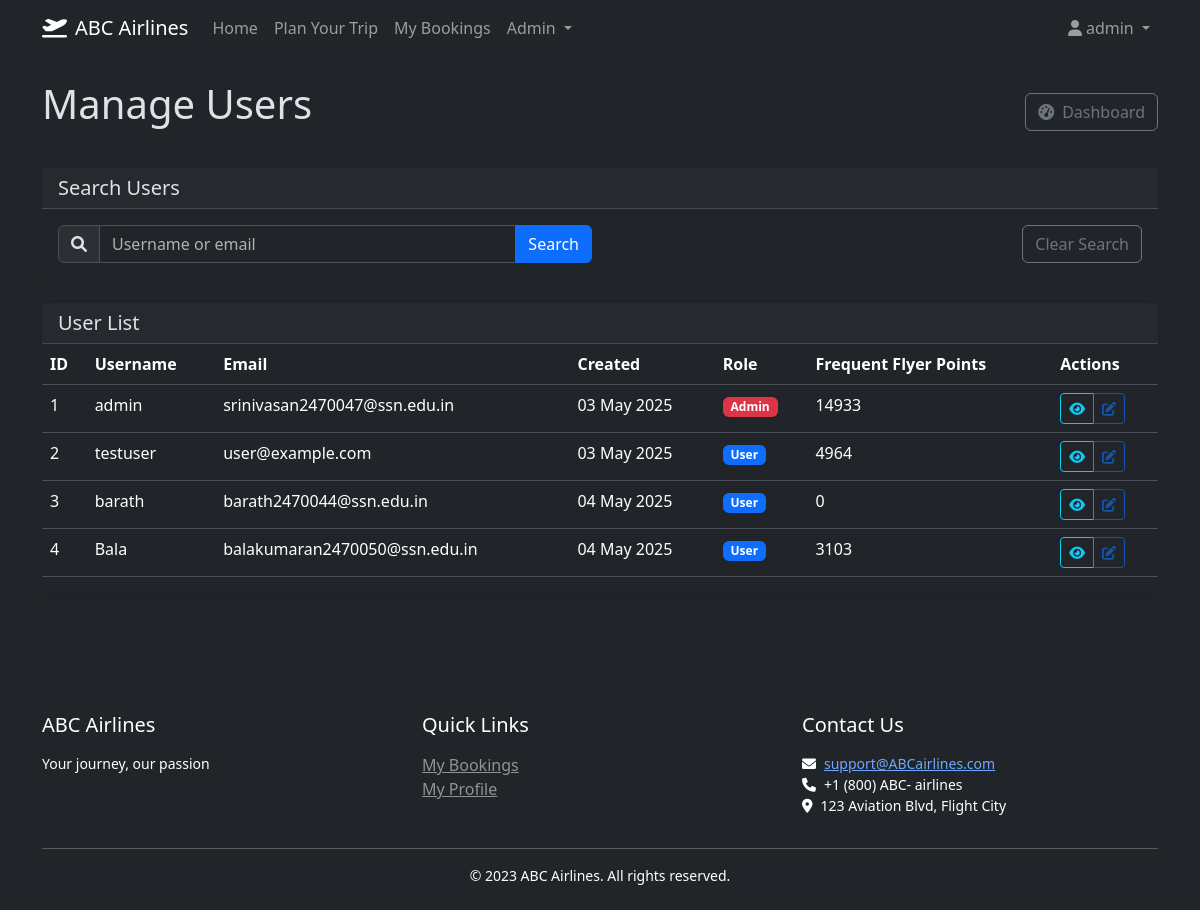
Page /admin/users (signed in) on the committed database.
### models.py (models this page shows, shortened)
class User(UserMixin, db.Model):
    __tablename__ = 'users'
    id = db.Column(db.Integer, primary_key=True)
    username = db.Column(db.String(80), unique=True, nullable=False)
    email = db.Column(db.String(120), unique=True, nullable=False)
    password_hash = db.Column(db.String(128), nullable=False)
    is_admin = db.Column(db.Boolean, default=False)
    frequent_flyer_points = db.Column(db.Integer, default=0)
    created_at = db.Column(db.DateTime, nullable=False, default=datetime.utcnow)  # Add created_at
    bookings = db.relationship('Booking', backref='user', lazy=True)

### routes.py (the view, shortened to what this page needs)
@app.route('/admin/users')
@login_required
def admin_users():
    if not current_user.is_admin:
        flash('Access denied', 'danger')
        return redirect(url_for('index'))
    search = request.args.get('search', '')
    query = User.query
    filtered_users = query.all()
    return render_template(
        'admin/users.html',
        users=filtered_users,
        search=search
    )

### app.py (called while the page is built)
@login_manager.user_loader
def load_user(user_id):
    from models import User
    return User.query.get(int(user_id))

### routes.py (called while the page is built)
@app.context_processor
def utility_processor():
    return {
        'format_datetime': format_datetime,
        'format_date': format_date,
        'format_time': format_time,
        'format_price': format_price
    }

### templates/admin/users.html (shortened to what this page needs)
{% extends "base.html" %}
{% block content %}
<div class="mb-4">
    <div class="d-flex justify-content-between align-items-center mb-4">
        <h1>Manage Users</h1>
        <a href="{{ url_for('admin_dashboard') }}" class="btn btn-outline-secondary">
            <i class="fas fa-tachometer-alt me-2"></i>Dashboard
        </a>
    </div>
    <div class="card mb-4">
        <div class="card-header">
            <h5 class="card-title mb-0">Search Users</h5>
        </div>
        <div class="card-body">
            <form action="{{ url_for('admin_users') }}" method="get" class="row g-3">
                <div class="col-md-6">
                    <div class="input-group">
                        <span class="input-group-text"><i class="fas fa-search"></i></span>
                        <input type="text" class="form-control" name="search" value="{{ search }}" placeholder="Username or email">
                        <button type="submit" class="btn btn-primary">Search</button>
                    </div>
                </div>
                <div class="col-md-6 text-end">
                    <a href="{{ url_for('admin_users') }}" class="btn btn-outline-secondary">Clear Search</a>
                </div>
            </form>
        </div>
    </div>
    <div class="card">
        <div class="card-header">
            <h5 class="mb-0">User List</h5>
        </div>
        <div class="table-responsive">
            <table class="table table-hover">
                <thead>
                    <tr>
                        <th>ID</th>
                        <th>Username</th>
                        <th>Email</th>
                        <th>Created</th>
                        <th>Role</th>
                        <th>Frequent Flyer Points</th>
                        <th>Actions</th>
                    </tr>
                </thead>
                <tbody>
                    {% for user in users %}
                    <tr>
                        <td>{{ user.id }}</td>
                        <td>{{ user.username }}</td>
                        <td>{{ user.email }}</td>
                        <td>{{ user.created_at.strftime('%d %b %Y') }}</td>
                        <td>
                            <span class="badge {{ 'bg-danger' if user.is_admin else 'bg-primary' }}">
                                {{ 'Admin' if user.is_admin else 'User' }}
                            </span>
                        </td>
                        <td>{{ user.frequent_flyer_points }}</td>
                        <td>
                            <div class="btn-group btn-group-sm">
                                <button type="button" class="btn btn-outline-info" title="View User" data-bs-toggle="modal" data-bs-target="#viewUserModal{{ user.id }}">
                                    <i class="fas fa-eye"></i>
                                </button>
                                <button type="button" class="btn btn-outline-primary" title="Edit User" disabled>
                                    <i class="fas fa-edit"></i>
                                </button>
                            </div>
                        </td>
                    </tr>
                    {% endfor %}
                </tbody>
            </table>
        </div>
    </div>
</div>
{% endblock %}

### templates/base.html (shortened to what this page needs)
<!DOCTYPE html>
<html lang="en" data-bs-theme="dark">
<head>
    <link rel="stylesheet" href="https://cdn.jsdelivr.net/npm/bootstrap@5.3.3/dist/css/bootstrap.min.css">
    <link rel="stylesheet" href="https://cdnjs.cloudflare.com/ajax/libs/font-awesome/6.0.0/css/all.min.css">
    <link rel="stylesheet" href="{{ url_for('static', filename='css/custom.css') }}">
</head>
<body>
    <nav class="navbar navbar-expand-lg navbar-dark bg-dark mb-4">
        <div class="container">
            <a class="navbar-brand" href="{{ url_for('index') }}">
                <i class="fas fa-plane-departure me-2"></i>ABC Airlines
            </a>
            <div class="collapse navbar-collapse" id="navbarNav">
                <ul class="navbar-nav me-auto">
                    <li class="nav-item">
                        <a class="nav-link" href="{{ url_for('index') }}">Home</a>
                    </li>
                    <li class="nav-item">
                        <button class="btn btn-link nav-link" data-bs-toggle="modal" data-bs-target="#travelModal">Plan Your Trip</button>
                    </li>
                    {% if current_user.is_authenticated %}
                    <li class="nav-item">
                        <a class="nav-link" href="{{ url_for('my_bookings') }}">My Bookings</a>
                    </li>
                    {% endif %}
                    {% if current_user.is_authenticated and current_user.is_admin %}
                    <li class="nav-item dropdown">
                        <a class="nav-link dropdown-toggle" href="#" id="adminDropdown" role="button" data-bs-toggle="dropdown">
                            Admin
                        </a>
                    </li>
                    {% endif %}
                </ul>
                <ul class="navbar-nav">
                    {% if current_user.is_authenticated %}
                    <li class="nav-item dropdown">
                        <a class="nav-link dropdown-toggle" href="#" id="userDropdown" role="button" data-bs-toggle="dropdown">
                            <i class="fas fa-user me-1"></i>{{ current_user.username }}
                        </a>
                    </li>
                    {% endif %}
                </ul>
            </div>
        </div>
    </nav>
    <main class="container pb-4">
        {% block content %}{% endblock %}
    </main>
    <footer class="bg-dark text-white mt-5 py-4">
        <div class="container">
            <div class="row">
                <div class="col-md-4">
                    <h5>ABC Airlines</h5>
                    <p class="small">Your journey, our passion</p>
                </div>
                <div class="col-md-4">
                    <h5>Quick Links</h5>
                    <ul class="list-unstyled">
                        {% if current_user.is_authenticated %}
                        <li><a href="{{ url_for('my_bookings') }}" class="text-white-50">My Bookings</a></li>
                        <li><a href="{{ url_for('profile') }}" class="text-white-50">My Profile</a></li>
                        {% else %}
                        <li><a href="{{ url_for('login') }}" class="text-white-50">Login</a></li>
                        <li><a href="{{ url_for('register') }}" class="text-white-50">Register</a></li>
                        {% endif %}
                    </ul>
                </div>
                <div class="col-md-4">
                    <h5>Contact Us</h5>
                    <p class="small">
                        <i class="fas fa-envelope me-2"></i><a href="mailto:support@ABCairlines.com">support@ABCairlines.com</a><br>
                        <i class="fas fa-phone me-2"></i>+1 (800) ABC- airlines<br>
                        <i class="fas fa-map-marker-alt me-2"></i>123 Aviation Blvd, Flight City
                    </p>
                </div>
            </div>
            <hr class="my-3">
            <div class="text-center">
                <p class="small mb-0">&copy; 2023 ABC Airlines. All rights reserved.</p>
            </div>
        </div>
    </footer>
</body>
</html>

### static/css/custom.css (style rules this page uses)
body { min-height: 100vh; display: flex; flex-direction: column; }
main.container { flex: 1; }
h1, h2, h3, h4, h5, h6 { margin-bottom: 1rem; }
.card { margin-bottom: 1.5rem; border: none; box-shadow: 0 0.125rem 0.25rem rgba(0, 0, 0, 0.075); }
.card-header { font-weight: 500; }

### rows in the picture
User: username "admin", id "1", email "srinivasan2470047@ssn.edu.in", created_at "03 May 2025", is_admin "Admin", frequent_flyer_points "14933"
User: id "2", username "testuser", email "user@example.com", created_at "03 May 2025", is_admin "User", frequent_flyer_points "4964"
User: id "3", username "barath", email "barath2470044@ssn.edu.in", created_at "04 May 2025", is_admin "User", frequent_flyer_points "0"
User: id "4", username "Bala", email "balakumaran2470050@ssn.edu.in", created_at "04 May 2025", is_admin "User", frequent_flyer_points "3103"
